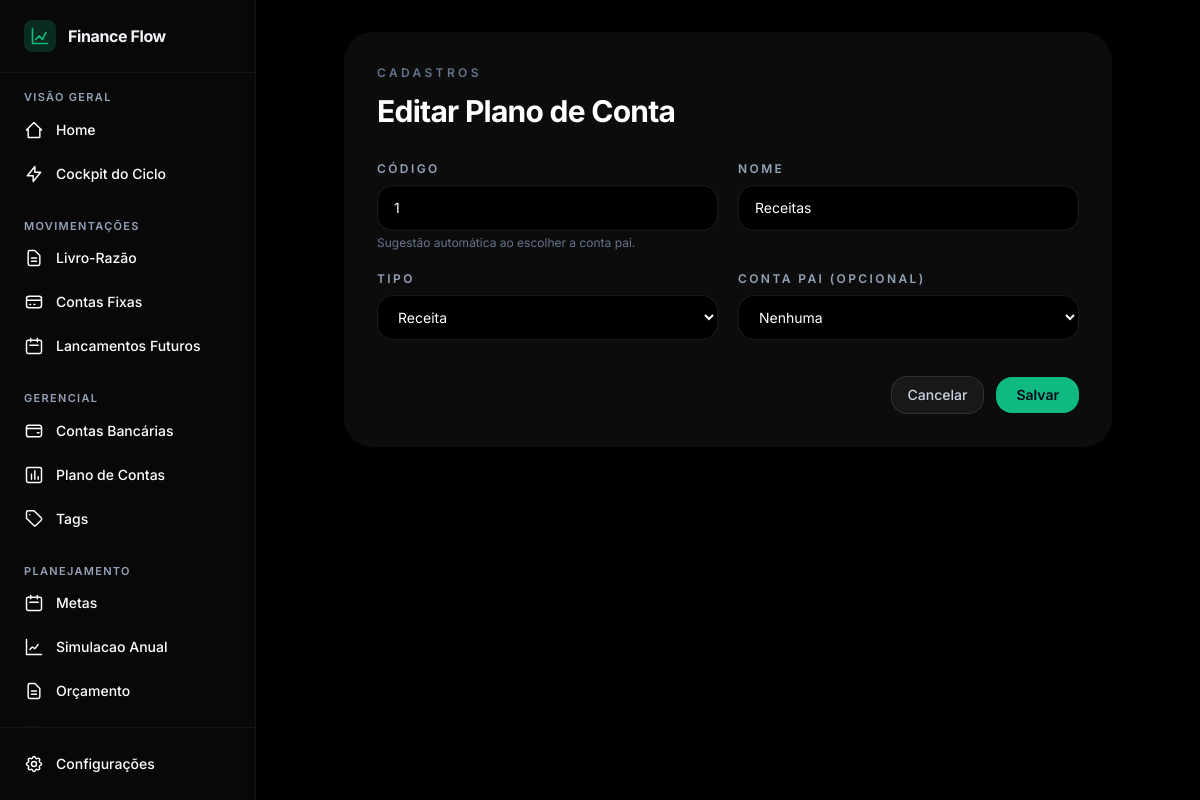
Page /contas/planos/1/editar/ on the committed database.
### apps/contas/models.py (models this page shows, shortened)
class PlanoConta(ModeloBase):
    class TipoNatureza(models.TextChoices):
        RECEITA = 'Receita', 'Receita'
        DESPESA = 'Despesa', 'Despesa'
        INVESTIMENTO = 'Investimento', 'Investimento'
        TRANSFERENCIA = 'Transferencia', 'Transferência'
    codigo = models.CharField(
        max_length=40,
        unique=True,
        db_index=True,
        validators=[
            RegexValidator(
                regex=r'^\d+(\.\d+)*$',
                message='Use formato hierárquico numérico, como 1, 1.1 ou 1.1.1.',
            )
        ],
    )
    nome = models.CharField(max_length=150)
    tipo_natureza = models.CharField(max_length=15, choices=TipoNatureza.choices)
    conta_pai = models.ForeignKey(
        'self',
        on_delete=models.CASCADE,
        null=True,
        blank=True,
        related_name='subcontas',
    )
    class Meta:
        verbose_name = 'Plano de Conta'
        verbose_name_plural = 'Plano de Contas'

### apps/contas/views.py (the view, shortened to what this page needs)
# urls.py: path('contas/planos/<int:plano_id>/editar/', views.editar_plano_conta, name='editar_plano_conta'),
@require_http_methods(["GET", "POST"])
def editar_plano_conta(request, plano_id):
    plano = get_object_or_404(PlanoConta, pk=plano_id)
    planos_pai = PlanoConta.objects.exclude(pk=plano.id).order_by('codigo', 'nome')
    erro_formulario = None
    codigo_sugerido = plano.codigo
    context = {
        'acao': 'editar',
        'plano': plano,
        'planos_pai': planos_pai,
        'tipo_choices': PlanoConta.TipoNatureza.choices,
        'erro_formulario': erro_formulario,
        'codigo_sugerido': codigo_sugerido,
    }
    return render(request, 'contas/planos/form.html', context)

### templates/contas/planos/form.html (shortened to what this page needs)
{% extends "layouts/base.html" %}
{% block content %}
<div class="mx-auto max-w-3xl">
  <section class="glass-panel rounded-[28px] p-8 shadow-2xl shadow-black/10">
    <div class="mb-8">
      <p class="text-xs font-semibold uppercase tracking-[0.28em] text-slate-500">Cadastros</p>
      <h1 class="mt-3 text-3xl font-bold tracking-tight text-white">{% if acao == 'editar' %}Editar Plano de Conta{% else %}Novo Plano de Conta{% endif %}</h1>
    </div>
    <form method="POST" class="space-y-5">
      {% if acao == 'novo' %}
        <div class="grid grid-cols-1 gap-5 rounded-2xl border border-white/10 bg-black/20 p-4 md:grid-cols-2">
          <div>
            <label for="tipo_natureza" class="mb-2 block text-xs font-semibold uppercase tracking-[0.2em] text-slate-400">Tipo para o lote</label>
            <select id="tipo_natureza" name="tipo_natureza" required class="w-full rounded-2xl border border-white/10 bg-darkbg px-4 py-3 text-sm text-white outline-none transition focus:border-neonprimary/40">
              {% for value, label in tipo_choices %}
                <option value="{{ value }}" {% if tipo_natureza_selecionado == value %}selected{% endif %}>{{ label }}</option>
              {% endfor %}
            </select>
          </div>
          <div>
            <label for="conta_pai_id_global" class="mb-2 block text-xs font-semibold uppercase tracking-[0.2em] text-slate-400">Conta Pai (Opcional)</label>
            <select id="conta_pai_id_global" name="conta_pai_id" class="w-full rounded-2xl border border-white/10 bg-darkbg px-4 py-3 text-sm text-white outline-none transition focus:border-neonprimary/40">
              <option value="">Nenhuma</option>
              {% for item in planos_pai %}
                <option value="{{ item.id }}" {% if conta_pai_lote_global|stringformat:'s' == item.id|stringformat:'s' %}selected{% endif %}>{{ item.codigo }} - {{ item.nome }}</option>
              {% endfor %}
            </select>
          </div>
          <p class="text-xs text-slate-500 md:col-span-2">O codigo e preenchido automaticamente em sequencia conforme a conta pai selecionada.</p>
        </div>
        <div class="overflow-x-auto rounded-2xl border border-white/10">
          <table class="min-w-full divide-y divide-white/10" id="tabelaLotePlanos">
            <thead class="bg-white/5">
              <tr>
                <th class="px-4 py-3 text-left text-xs font-semibold uppercase tracking-[0.2em] text-slate-400">Codigo</th>
                <th class="px-4 py-3 text-left text-xs font-semibold uppercase tracking-[0.2em] text-slate-400">Nome</th>
                <th class="px-4 py-3 text-right text-xs font-semibold uppercase tracking-[0.2em] text-slate-400">Acao</th>
              </tr>
            </thead>
            <tbody id="corpoLotePlanos" class="divide-y divide-white/5 bg-black/10">
              {% for row in lote_rows %}
                <tr>
                  <td class="px-4 py-3">
                    <input
                      name="codigo_lote[]"
                      type="text"
                      value="{{ row.codigo|default:'' }}"
                      required
                      class="w-full min-w-[150px] rounded-xl border border-white/10 bg-darkbg px-3 py-2 text-sm text-white outline-none transition focus:border-neonprimary/40"
                      placeholder="Ex.: 1.1"
                    />
                  </td>
                  <td class="px-4 py-3">
                    <input
                      name="nome_lote[]"
                      type="text"
                      value="{{ row.nome|default:'' }}"
                      required
                      class="w-full min-w-[260px] rounded-xl border border-white/10 bg-darkbg px-3 py-2 text-sm text-white outline-none transition focus:border-neonprimary/40"
                      placeholder="Nome do plano"
                    />
                  </td>
                  <td class="px-4 py-3 text-right">
                    <button type="button" class="btnRemoverLinha inline-flex items-center rounded-xl border border-rose-400/30 bg-rose-500/10 px-3 py-2 text-xs font-semibold text-rose-200 transition hover:bg-rose-500/20">Remover</button>
                  </td>
                </tr>
              {% endfor %}
            </tbody>
          </table>
        </div>
        <div class="flex items-center justify-between gap-3">
          <button type="button" id="btnAdicionarLinhaPlano" class="inline-flex items-center rounded-2xl border border-white/10 bg-white/5 px-4 py-2 text-sm font-medium text-slate-200 transition hover:bg-white/10">Adicionar linha</button>
          <p class="text-xs text-slate-500">Dica: voce pode cadastrar um plano por linha.</p>
        </div>
      {% else %}
        <div class="grid grid-cols-1 gap-5 md:grid-cols-2">
          <div>
            <label for="codigo" class="mb-2 block text-xs font-semibold uppercase tracking-[0.2em] text-slate-400">Código</label>
            <input id="codigo" name="codigo" type="text" value="{{ plano.codigo|default:codigo_sugerido|default:'' }}" required class="w-full rounded-2xl border border-white/10 bg-darkbg px-4 py-3 text-sm text-white outline-none transition focus:border-neonprimary/40" placeholder="Ex.: 1 ou 1.1" />
            <p class="mt-1 text-xs text-slate-500">Sugestão automática ao escolher a conta pai.</p>
          </div>
          <div>
            <label for="nome" class="mb-2 block text-xs font-semibold uppercase tracking-[0.2em] text-slate-400">Nome</label>
            <input id="nome" name="nome" type="text" value="{{ plano.nome|default:'' }}" required class="w-full rounded-2xl border border-white/10 bg-darkbg px-4 py-3 text-sm text-white outline-none transition focus:border-neonprimary/40" />
          </div>
        </div>
        <div class="grid grid-cols-1 gap-5 md:grid-cols-2">
          <div>
            <label for="tipo_natureza" class="mb-2 block text-xs font-semibold uppercase tracking-[0.2em] text-slate-400">Tipo</label>
            <select id="tipo_natureza" name="tipo_natureza" required class="w-full rounded-2xl border border-white/10 bg-darkbg px-4 py-3 text-sm text-white outline-none transition focus:border-neonprimary/40">
              {% for value, label in tipo_choices %}
                <option value="{{ value }}" {% if plano and plano.tipo_natureza == value %}selected{% endif %}>{{ label }}</option>
              {% endfor %}
            </select>
          </div>
          <div>
            <label for="conta_pai_id" class="mb-2 block text-xs font-semibold uppercase tracking-[0.2em] text-slate-400">Conta Pai (Opcional)</label>
            <select id="conta_pai_id" name="conta_pai_id" class="w-full rounded-2xl border border-white/10 bg-darkbg px-4 py-3 text-sm text-white outline-none transition focus:border-neonprimary/40">
              <option value="">Nenhuma</option>
            </select>
          </div>
        </div>
      {% endif %}
      <div class="flex items-center justify-end gap-3 pt-4">
        <a href="{% url 'contas:lista_planos_conta' %}" class="inline-flex items-center rounded-2xl border border-white/10 bg-white/5 px-4 py-2 text-sm font-medium text-slate-300 transition hover:border-white/20 hover:bg-white/10">Cancelar</a>
        <button type="submit" class="inline-flex items-center rounded-2xl bg-neonprimary px-5 py-2 text-sm font-semibold text-slate-950 transition hover:brightness-110">Salvar</button>
      </div>
    </form>
  </section>
</div>
{% endblock %}

### templates/layouts/base.html (style rules this page uses)
body { background-color: #0f0f0f; color: #F8FAFC; -webkit-font-smoothing: antialiased; }
.glass-panel { background: rgba(18, 18, 19, 0.7); backdrop-filter: blur(12px); border: 1px solid rgba(15, 14, 14, 0.05); }

### rows in the picture
PlanoConta: codigo "1", nome "Receitas", tipo_natureza "Receita"
